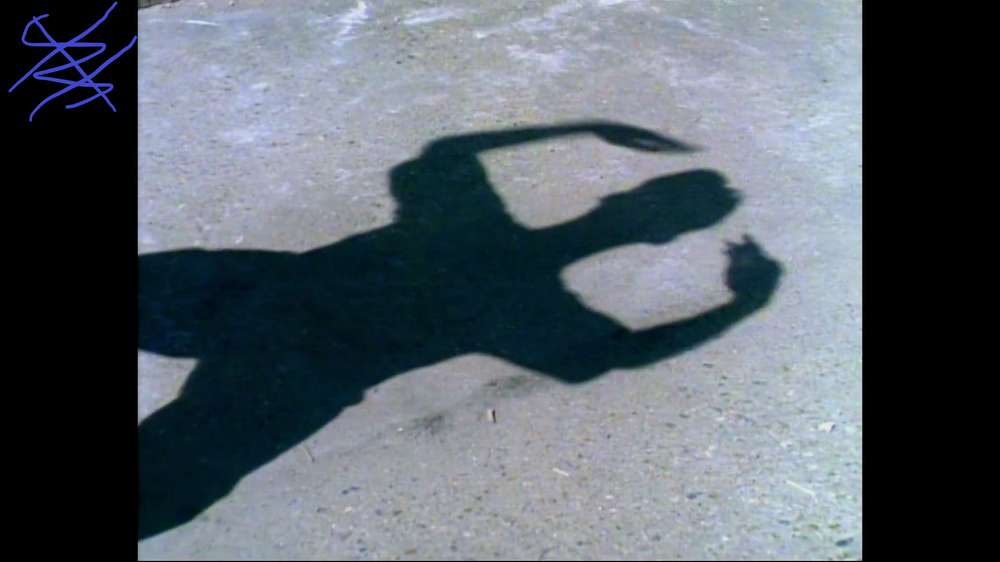
#> input picture img/never777_hide_test.png, 1000 x 562 px, shrunk from 1920 x 1080 before the run
$ python test.py
#> lines starting #> are read from the running program, lines starting #| are printed output that depends on the picture
### lsb.py
import cv2
import numpy as np


# [22 lines left out: function LSB, not called in this run]


def de_LSB(target, shape):
    """
    :param target: 隐藏着秘密的载体，一张RGB图，.png格式
    :param shape: 秘密图片的shape:(h, w)
    :return: 秘密图片
    """
    secret_img = np.zeros(shape)
    # 从载体的蓝色通道中提取秘密信息
    for i in range(shape[0]):
        for j in range(shape[1]):
            if target[i, j, 0]%2 != 0:
                secret_img[i, j] = 255
    return secret_img


# [14 lines that do not run on import are left out]

### arnold.py
"""
实现Arnold变换与复原变换
"""
import numpy as np
import cv2


# [19 lines left out: function arnold, not called in this run]


def de_arnold(img):
    """
    Arnold置乱的复原变换
    :param img: 要进行复原的图片
    :return: 复原后的img
    """
    if img.ndim == 3:    # 转灰度图
        img = cv2.cvtColor(img, cv2.COLOR_BGR2GRAY)
    a = 1
    b = 1
    h, w = img.shape
    N = h
    newImg = np.zeros((h, w), np.uint8)
    for x in range(h):
        for y in range(w):
            xx = ((a * b + 1) * x - b * y) % N
            yy = (-a * x + y) % N
            newImg[yy, xx] = img[y, x]
    return newImg


# [16 lines that do not run on import are left out]

### henon.py
"""
实现henon置乱与复原
"""
import cv2
import numpy as np
from matplotlib.pyplot import imshow
from PIL import Image


def dec(bitSequence):
    decimal = 0
    for bit in bitSequence:
        decimal = decimal * 2 + int(bit)
    return decimal


def getImageMatrix(imageName):
    im = Image.open(imageName)
    pix = im.load()
    color = 1
    if type(pix[0, 0]) == int:
        color = 0
    image_size = im.size
    image_matrix = []
    for width in range(int(image_size[0])):
        row = []
        for height in range(int(image_size[1])):
            row.append((pix[width, height]))
        image_matrix.append(row)
    return image_matrix, image_size[0], image_size[1], color


def genHenonMap(dimension, key):
    x = key[0]
    y = key[1]
    sequenceSize = dimension * dimension * 8  # Total Number of bitSequence produced
    bitSequence = []  # Each bitSequence contains 8 bits
    byteArray = []  # Each byteArray contains m( i.e 512 in this case) bitSequence
    TImageMatrix = []  # Each TImageMatrix contains m*n byteArray( i.e 512 byteArray in this case)
    for i in range(sequenceSize):
        xN = y + 1 - 1.4 * x ** 2
        yN = 0.3 * x

        x = xN
        y = yN

        if xN <= 0.4:
            bit = 0
        else:
            bit = 1

        try:
            bitSequence.append(bit)
        except:
            bitSequence = [bit]

        if i % 8 == 7:
            decimal = dec(bitSequence)
            try:
                byteArray.append(decimal)
            except:
                byteArray = [decimal]
            bitSequence = []

        byteArraySize = dimension * 8
        if i % byteArraySize == byteArraySize - 1:
            try:
                TImageMatrix.append(byteArray)
            except:
                TImageMatrix = [byteArray]
            byteArray = []
    return TImageMatrix


# [33 lines left out: function HenonEncryption, not called in this run]


def HenonDecryption(imageNameEnc, key):
    imageMatrix, dimensionX, dimensionY, color = getImageMatrix(imageNameEnc)
    transformationMatrix = genHenonMap(dimensionY, key)
    pil_im = Image.open(imageNameEnc, 'r')
    imshow(np.asarray(pil_im))
    henonDecryptedImage = []
    for i in range(dimensionX):
        row = []
        for j in range(dimensionY):
            try:
                if color:
                    row.append(
                        tuple([ transformationMatrix[i][j] ^ x for x in imageMatrix[i][j] ]))
                else:
                    row.append(transformationMatrix[i][j] ^ imageMatrix[i][j])
            except:
                if color:
                    row = [tuple([ transformationMatrix[i][j] ^ x for x in imageMatrix[i][j] ])]
                else:
                    row = [ transformationMatrix[i][j] ^ x for x in imageMatrix[i][j] ]
        try:
            henonDecryptedImage.append(row)
        except:
            henonDecryptedImage = [row]
    if color:
        im = Image.new("RGB", (dimensionX, dimensionY))
    else:
        im = Image.new(
            "L", (dimensionX, dimensionY))  # L is for Black and white pixels

    pix = im.load()
    for x in range(dimensionX):
        for y in range(dimensionY):
            pix[x, y] = henonDecryptedImage[x][y]
    im.save(imageNameEnc.split('_')[0] + "_HenonDec.png", "PNG")


# [6 lines that do not run on import are left out]

    # HenonDecryption("img/lena_HenonEnc.png", key)

### encrypt.py
"""
图片加密
"""
import random
import cv2 as cv
import numpy as np


# [45 lines left out: function img_encrypt, not called in this run]


def img_decrypt(img, key):
    """
    :param img: 一张RGB图
    :param key: 密钥，int型，作为生成伪随机数的seed
    :return: 解密后的黑白图
    """
    random.seed(key)
    key_list = []
    key_bin_list = []
    for i in range(8):
        key_list.append(random.randint(1, 15))
    for i in key_list:
        for j in range(4):
            key_bin_list.append(str(bin(i)[2:].zfill(4))[j])

    if img.ndim == 3:  # 转灰度图
        img = cv.cvtColor(img, cv.COLOR_BGR2GRAY)
    # 灰度图转黑白图
    thresh = 127
    img = cv.threshold(img, thresh, 255, cv.THRESH_BINARY)[1]
    # 利用密钥 key_bin，对图像进行解密
    n = 0
    for h in range(img.shape[0]):
        for w in range(img.shape[1]):
            if h % 3 == 1 or h % 3 == 2:
                if key_bin_list[n] == '1':
                    if img[h, w] == 0:
                        img[h, w] = 255
                    else:
                        img[h, w] = 0
                n += 1
                if n == len(key_bin_list) - 1:  # 最后1位弃用
                    n = 0
    for w in range(img.shape[1]):
        for h in range(img.shape[0]):
            if w % 3 == 1 or w % 3 == 2:
                if key_bin_list[n] == '1':
                    if img[h, w] == 0:
                        img[h, w] = 255
                    else:
                        img[h, w] = 0
                n += 1
                if n == len(key_bin_list) - 1:  # 最后1位弃用
                    n = 0
    return img


# [11 lines that do not run on import are left out]

### test.py
import cv2 as cv
import lsb
import henon
import arnold
import encrypt


def hide_something(cover, secret, key):
    secret_encrypted = encrypt.img_encrypt(secret, key)
    for i in range(7):  # 7次Arnold置乱
        secret_encrypted = arnold.arnold(secret_encrypted)
    secret_encrypted_arnold = secret_encrypted
    hided = lsb.LSB(cover, secret_encrypted_arnold)
    return hided


def extract_secret(target, shape, key):
    secret_encrypted_arnold = lsb.de_LSB(target, shape)
    for i in range(7):
        secret_encrypted_arnold = arnold.de_arnold(secret_encrypted_arnold)
    secret_encrypted = secret_encrypted_arnold
    secret = encrypt.img_decrypt(secret_encrypted, key)
    return secret


def hide_something_v2(cover, secret, key):
    """
    :param cover: 用于隐藏秘密信息的图片，一张RGB图
    :param secret: 秘密信息图片
    :param key: 密钥，int型，0~4,294,967,295
    :return: 隐藏了秘密信息的图片，一张RGB图
    """
    secret_encrypted = encrypt.img_encrypt(secret, key)
    # henon置乱
    cv.imwrite('img/henon.png', secret_encrypted)
    henon.HenonEncryption('img/henon.png', (0.1, 0.1))
    secret_encrypted_henon = cv.imread('img/henon_HenonEnc.png')
    for i in range(7):  # 7次Arnold置乱
        secret_encrypted_henon = arnold.arnold(secret_encrypted_henon)
    secret_encrypted_hybrid = secret_encrypted_henon
    hided = lsb.LSB(cover, secret_encrypted_hybrid)
    return hided


def extract_secret_v2(target, shape, key):
    """
    :param target: 隐藏了秘密信息的图片，一张RGB图
    :param shape: 秘密信息图片的shape:(h, w)
    :param key: 密钥，int型，0~4,294,967,295
    :return: 秘密信息图片
    """
    secret_encrypted_hybrid = lsb.de_LSB(target, shape)
    for i in range(7):
        secret_encrypted_hybrid = arnold.de_arnold(secret_encrypted_hybrid)
    secret_encrypted_henon = secret_encrypted_hybrid
    cv.imwrite('img/henon_HenonEnc.png', secret_encrypted_henon)
    henon.HenonDecryption('img/henon_HenonEnc.png', (0.1, 0.1))
    secret_encrypted = cv.imread('img/henon_HenonDec.png')
    secret = encrypt.img_decrypt(secret_encrypted, key)
    return secret


if __name__ == '__main__':
    # # 用于隐藏秘密信息的载体
    # cover = cv.imread('img/never777.png')
    # # 秘密信息
    # img = cv.imread('img/QRcode.png')
    #
    # # 秘密信息隐藏
    # a_img = hide_something_v2(cover, img, 777777777)
    # cv.imwrite('img/never777_hide_test.png', a_img)

    # 秘密信息提取
    a_img = cv.imread('img/never777_hide_test.png')
#> a_img is the input picture: shape (562, 1000, 3); mean B, G, R 104.2, 95.9, 87.5
    shape = (300, 300)
    b_img = extract_secret_v2(a_img, shape, 777777777)
#> in extract_secret_v2, `secret_encrypted_hybrid = lsb.de_LSB(target, shape)`:
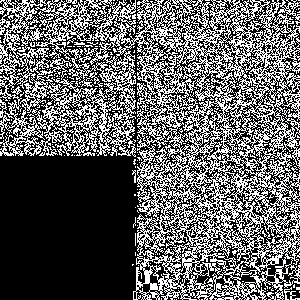
#> secret_encrypted_hybrid: shape (300, 300) float64; 38.2% white in thin lines or dots
#> the loop in extract_secret_v2, `for i in range(7):` made 7 passes
#> pass 1, in extract_secret_v2, `secret_encrypted_hybrid = arnold.de_arnold(secret_encrypted_hybrid)`:
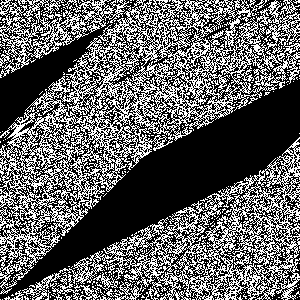
#> secret_encrypted_hybrid: shape (300, 300); 38.2% white in thin lines or dots
#> after the loop in extract_secret_v2, `for i in range(7):`:
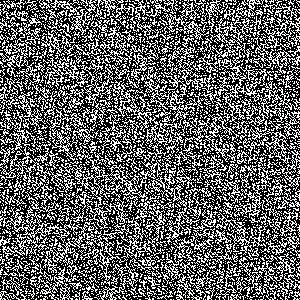
#> secret_encrypted_hybrid: shape (300, 300); 38.2% white in thin lines or dots
#> after the loop in getImageMatrix, `for width in range(int(image_size[0])):`: image_matrix = 300 items
#> in HenonDecryption, `imageMatrix, dimensionX, dimensionY, color = getImageMatrix(imageNameE..`: dimensionX = 300; color = 0
#> in genHenonMap, `sequenceSize = dimension * dimension * 8`: sequenceSize = 720000
#> in HenonDecryption, `transformationMatrix = genHenonMap(dimensionY, key)`: transformationMatrix = 300 items
#> in HenonDecryption, `im = Image.new( "L", (dimensionX, dimensionY))`: im: PIL image 300x300 L; every value is 0
#> in HenonDecryption, `im.save(imageNameEnc.split('_')[0] + "_HenonDec.png", "PNG")`:
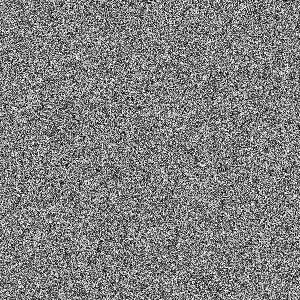
#> saved as henon_HenonDec.png: PIL image 300x300 L; min 0, max 255, mean 127.7
#> in img_decrypt, `img = cv.threshold(img, thresh, 255, cv.THRESH_BINARY)[1]`:
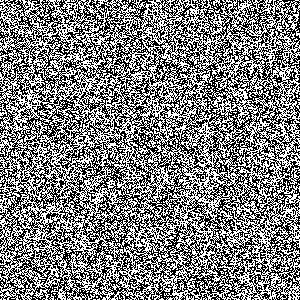
#> img: shape (300, 300); 50% white in thin lines or dots
#> after the loop in img_decrypt, `for h in range(img.shape[0]):`:
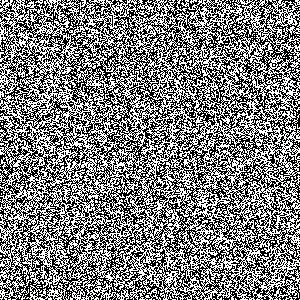
#> img: shape (300, 300); 49.5% white in thin lines or dots
#> after the loop in img_decrypt, `for w in range(img.shape[1]):`:
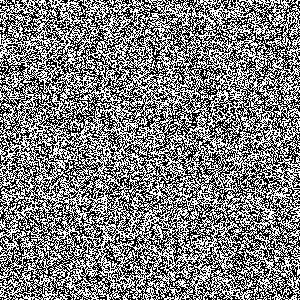
#> img: shape (300, 300); 49.7% white in thin lines or dots
    cv.imshow('b_img', b_img)
    cv.waitKey(0)
    cv.destroyAllWindows()
